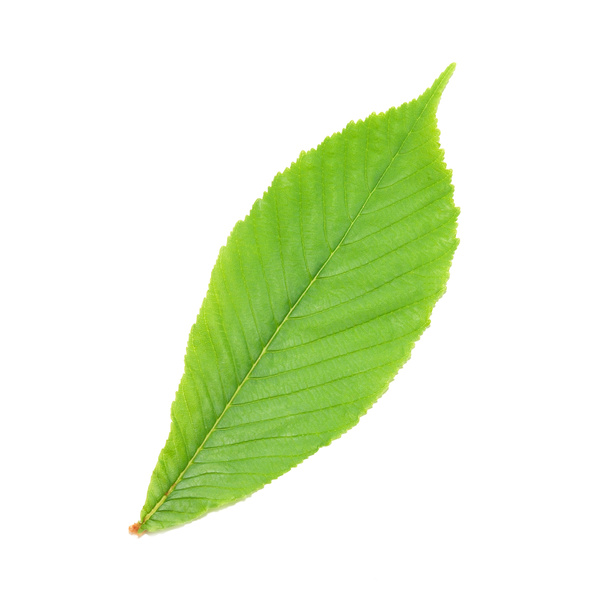
#> input picture leaf.bmp, 600 x 600 px
$ python 'Histograma-de-uma-imagem-em-binário.py'
#> lines starting #> are read from the running program, lines starting #| are printed output that depends on the picture
import cv2
import numpy as np
from matplotlib import pyplot as grafico

# Carregar Imagem BMP pois garante fidelidade das cores dos pixels, o valor 0 é para binário
# (!!!Imagens em JPG resultam em pixels de cores intermediários)
imagem = cv2.imread("leaf.bmp", 0)
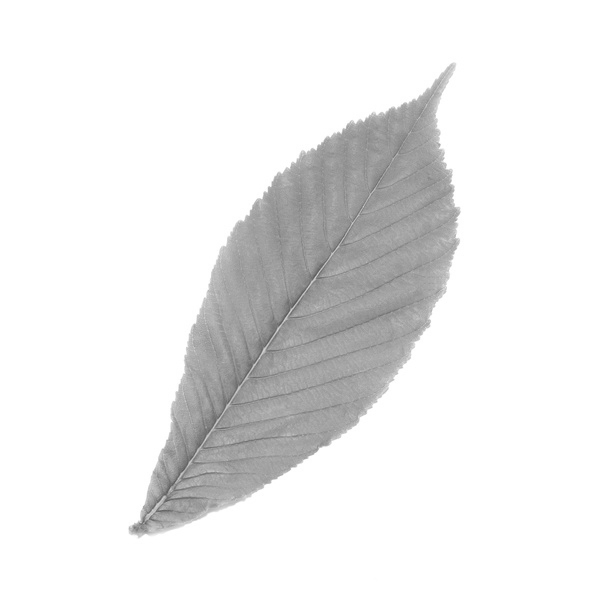
#> imagem: shape (600, 600); min 89, max 255, mean 234.9
totalPixelsPreto = 0;
totalPixelsBranco = 0;

for x in range(0, 599):
    for y in range(0, 599):
        if imagem[x,y] == 255:
            totalPixelsBranco += 1;
        else:
            totalPixelsPreto += 1;

print(totalPixelsPreto)
print(totalPixelsBranco)

grafico.hist(imagem.ravel(), 256, [0,256])
grafico.show()
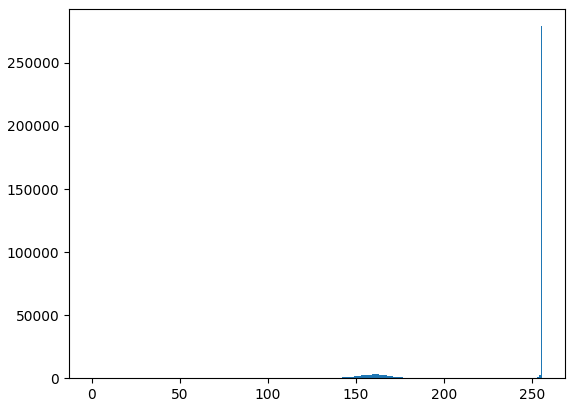
#> figure drawn by matplotlib, 1 panel; tallest bar 279109 high, from x = 255 to 256
